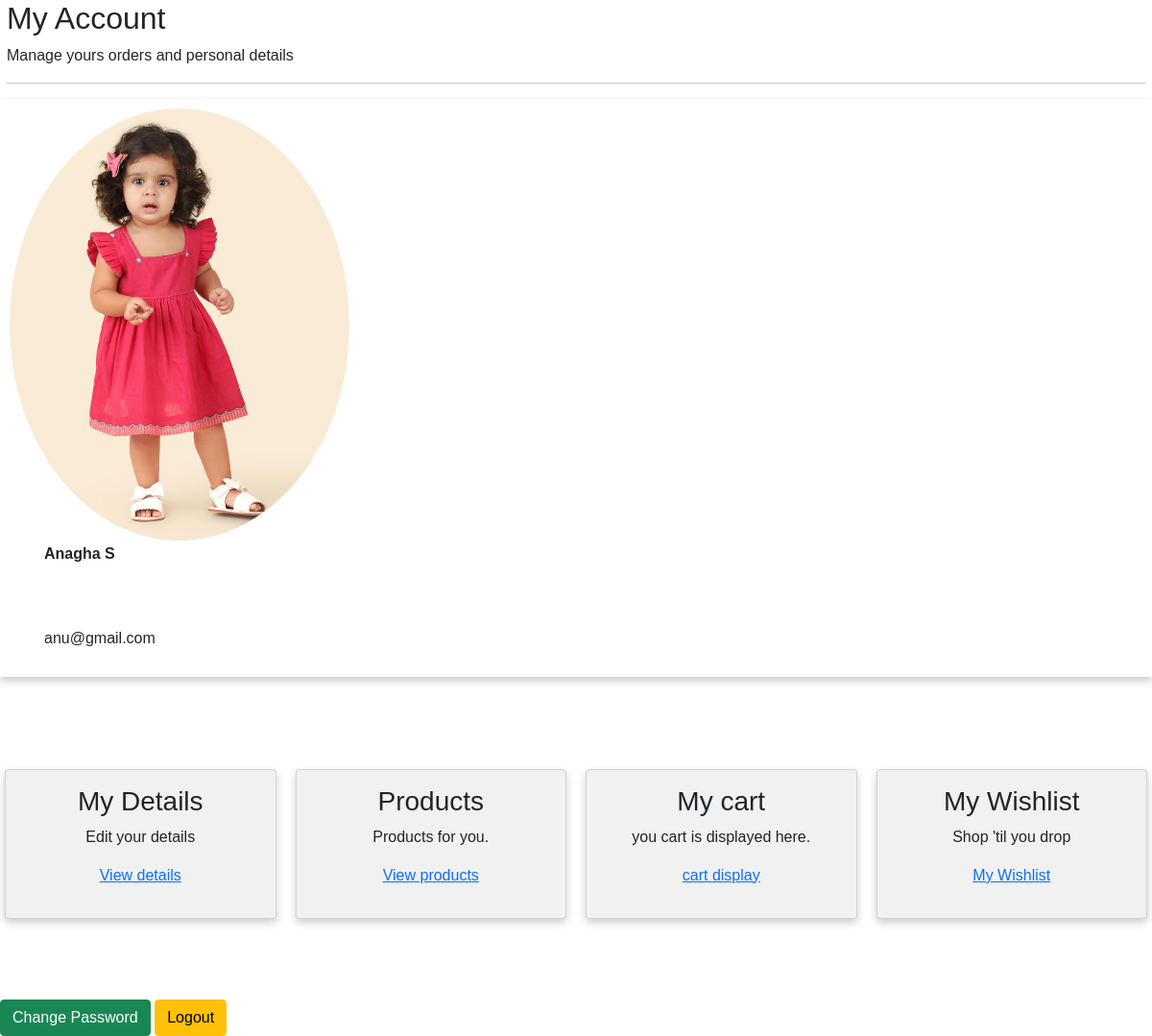
Page /ecommerceapp/userprofile/ (signed in) on the committed database.
### ecommerceapp/models.py (models this page shows, shortened)
class userregister(models.Model):
    fullname=models.CharField(max_length=30)
    email=models.CharField(max_length=30)
    phone=models.IntegerField()
    gender=models.CharField(max_length=10)
    propic=models.ImageField(upload_to='image/')
    password=models.CharField(max_length=10)

### ecommerceapp/views.py (the view)
# urls.py: path('userprofile/',userprofile),
def userprofile(request):
    id1=request.session['userid']
    data=userregister.objects.get(id=id1)
    return render(request,'userprofile.html',{'data':data})

### ecommerceapp/templates/userprofile.html (shortened to what this page needs)
<!DOCTYPE html>
{% load static %}
<html lang="en">
<head>
    <link rel="stylesheet" type="text/css" href="{% static 'css/styleuserprofileview.css' %}">
  <link href="https://cdn.jsdelivr.net/npm/bootstrap@5.0.2/dist/css/bootstrap.min.css" rel="stylesheet">
</head>
<body>
<div class="row">
    <div class="col-12">
<h2>My Account</h2>
<p>Manage yours orders and personal details</p>
<hr>
    </div>
</div>
<div class="card1">
  <img src="{{data.propic.url}}" alt="propic" style="width:30%">
  <div class="container">
    <p><b>{{data.fullname}}</b></p><br><br>
    <p>{{data.email}}</p>
  </div>
</div><br><br><br><br>
<div class="row">
  <div class="column">
    <div class="card">
      <h3>My Details</h3>
      <p>Edit your details</p>
      <p><a href="http://127.0.0.1:8000/ecommerceapp/viewdetails/{{i.id}}">View details</a></p>
    </div>
  </div>
  <div class="column">
    <div class="card">
      <h3>Products</h3>
      <p>Products for you.</p>
      <p><a href="http://127.0.0.1:8000/ecommerceapp/viewproducts/{{i.id}}">View products</a></p>
    </div>
  </div><br><br><br><br><br><br><br><br><br><br>
  <div class="column">
    <div class="card">
      <h3>My cart</h3>
      <p>you cart is displayed here.</p>
      <p><a href="http://127.0.0.1:8000/ecommerceapp/cartdisplay/{{i.id}}">cart display</a></p>
    </div>
  </div>
  <div class="column">
    <div class="card">
      <h3>My Wishlist</h3>
      <p>Shop 'til you drop</p>
      <p><a href="http://127.0.0.1:8000/ecommerceapp/wishlistdisplay/">My Wishlist</a></p>
    </div>
  </div>
</div>
<a href="http://127.0.0.1:8000/ecommerceapp/change_password_user/" class="btn btn-success">Change Password </a>
<a href="http://127.0.0.1:8000/ecommerceapp/logout/" class="btn btn-warning">Logout</a>
</body>
</html>

### ecommerceapp/templates/userprofile.html (style rules this page uses)
* { box-sizing: border-box; }
body { font-family: Arial, Helvetica, sans-serif; }
.column { float: left; width: 25%; padding: 0 10px; }
.row { margin: 0 -5px; }
.row:after { content: ""; display: table; clear: both; }
.card { box-shadow: 0 4px 8px 0 rgba(0, 0, 0, 0.2); padding: 16px; text-align: center; background-color: #f1f1f1; }
.card1 { box-shadow: 0 4px 8px 0 rgba(0,0,0,0.2); padding:10px; transition: 0.3s; }
.container { padding: 2px 16px; }
.card1 img { border-radius:80%; }

### rows in the picture
userregister: propic (picture), fullname "Anagha S", email "anu@gmail.com"
